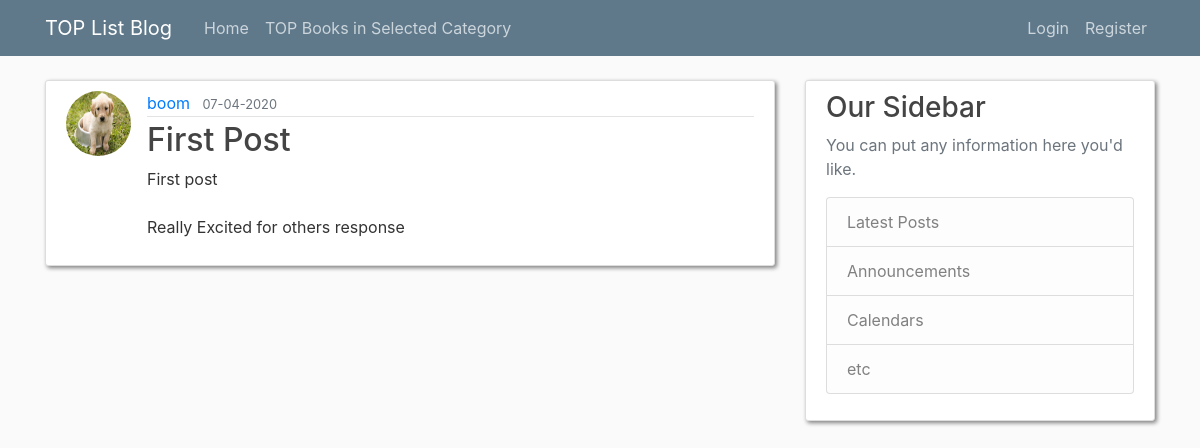
/post/1, run on the app's committed database.
### flaskblog/models.py (models this page shows, shortened)
class User(db.Model,UserMixin):
    id=db.Column(db.Integer,primary_key=True)
    username = db.Column(db.String(20),nullable=False,unique=True)
    email = db.Column(db.String(120),nullable=False,unique=True)
    image_file = db.Column(db.String(20),nullable=False,default='default.jpg')
    password = db.Column(db.String(60),nullable=False)
    posts=db.relationship('Post', backref='author',lazy=True)

class Post(db.Model):
    id = db.Column(db.Integer, primary_key=True)
    title = db.Column(db.String(100),nullable=False)
    date_posted=db.Column(db.DateTime,nullable=False,default=datetime.utcnow)
    content=db.Column(db.Text, nullable=False)
    user_id=db.Column(db.Integer,db.ForeignKey('user.id'),nullable=False)

### flaskblog/routes.py (the view)
@app.route('/post/<int:post_id>')
def post(post_id):
    post=Post.query.get_or_404(post_id)
    return render_template('post.html',title=post.title, post=post)

### flaskblog/templates/post.html (shortened to what this page needs)
{% extends "layout.html" %}
{% block content %}
        <article class="media content-section">
          <img class="rounded-circle article-img" src="{{ url_for('static',filename='profile_pics/'+post.author.image_file)}}">
          <div class="media-body">
            <div class="article-metadata">
              <a class="mr-2" href="{{ url_for('user_posts', username=post.author.username) }}">{{ post.author.username }}</a>
              <small class="text-muted">{{ post.date_posted.strftime('%d-%m-%Y') }}</small>
            </div>
            <h2 class="article-title">{{ post.title }}</h2>
            <p class="article-content">{{ post.content }}</p>
          </div>
        </article>
{% endblock content %}

### flaskblog/templates/layout.html (style rules this page uses)
body { background: #fafafa; color: #333333; margin-top: 5rem; }
h1, h2, h3, h4, h5, h6 { color: #444444; }
.content-section { background: #ffffff; padding: 10px 20px; border: 1px solid #dddddd; border-radius: 3px; margin-bottom: 20px; box-shadow:2px 2px 4px grey; }
.article-title { color: #444444; }
.article-content { white-space: pre-line; }
.article-img { height: 65px; width: 65px; margin-right: 16px; }
.article-metadata { padding-bottom: 1px; margin-bottom: 4px; border-bottom: 1px solid #e3e3e3 }

### data on the page
User: image_file (picture), author.username "boom"
Post: date_posted "07-04-2020", title "First Post", content "First post Really Excited for others response"
